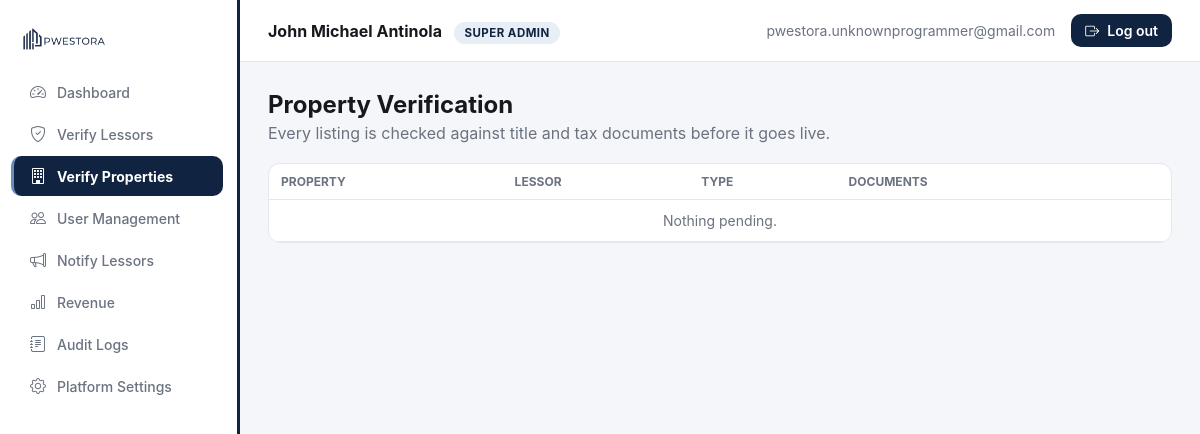
Page /dashboard.php?page=properties (signed in) on the earlier database version.
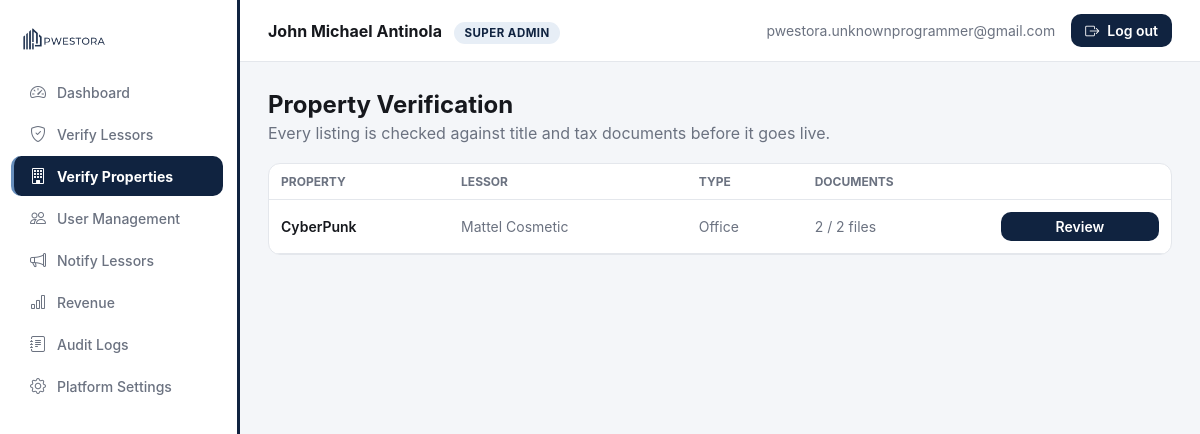
Same page on the later database version.
### tables this page shows
CREATE TABLE `properties` (
  `id` int(11) NOT NULL,
  `lessor_id` int(11) NOT NULL,
  `name` varchar(150) NOT NULL,
  `type` varchar(60) NOT NULL,
  `address` varchar(255) DEFAULT NULL,
  `latitude` decimal(10,7) DEFAULT NULL,
  `longitude` decimal(10,7) DEFAULT NULL,
  `asking_rent` decimal(12,2) DEFAULT NULL,
  `floor_area` varchar(255) DEFAULT NULL,
  `lease_term` varchar(255) DEFAULT NULL,
  `escalation` varchar(255) DEFAULT NULL,
  `description` text DEFAULT NULL,
  `status` enum('pending','verified','rejected') NOT NULL DEFAULT 'pending',
  `title_doc_path` varchar(255) DEFAULT NULL,
  `tax_dec_path` varchar(255) DEFAULT NULL,
  `photos_path` varchar(255) DEFAULT NULL,
  `created_at` datetime NOT NULL DEFAULT current_timestamp(),
  `occupancy_status` enum('available','occupied','reserved','under_maintenance') NOT NULL DEFAULT 'available',
  `building_name` varchar(150) DEFAULT NULL,
  `unit_number` varchar(50) DEFAULT NULL,
  `floor_level` varchar(50) DEFAULT NULL
);

CREATE TABLE `users` (
  `id` int(11) NOT NULL,
  `role` enum('lessor','superadmin','lessee') NOT NULL DEFAULT 'lessor',
  `status` enum('pending','active','suspended') NOT NULL DEFAULT 'pending',
  `company_name` varchar(150) DEFAULT NULL,
  `full_name` varchar(150) NOT NULL,
  `email` varchar(150) NOT NULL,
  `phone` varchar(30) DEFAULT NULL,
  `password_hash` varchar(255) NOT NULL,
  `api_token` varchar(64) DEFAULT NULL,
  `otp_code` varchar(6) DEFAULT NULL,
  `otp_expires_at` datetime DEFAULT NULL,
  `created_at` datetime NOT NULL DEFAULT current_timestamp(),
  `updated_at` datetime NOT NULL DEFAULT current_timestamp() ON UPDATE current_timestamp(),
  `avatar_url` varchar(255) DEFAULT NULL,
  `fcm_token` varchar(255) DEFAULT NULL
);

### public_html/includes/sidebar_nav.php (called while the page is built)
<?php
$NAV_BY_ROLE = [
    'lessor' => [
        ['id' => 'overview',      'label' => 'Dashboard',          'icon' => 'bi-speedometer2'],
        ['id' => 'listings',      'label' => 'My Properties',      'icon' => 'bi-building'],
        ['id' => 'applications',  'label' => 'Applications',       'icon' => 'bi-clipboard-check'],
        ['id' => 'tenants',       'label' => 'Tenants',            'icon' => 'bi-people'],
        ['id' => 'installments',  'label' => 'Installments',       'icon' => 'bi-wallet2'],
        ['id' => 'deposits',      'label' => 'Security Deposits',  'icon' => 'bi-shield-check'],
        ['id' => 'payments',      'label' => 'Rent Payments',      'icon' => 'bi-cash-coin'],
        ['id' => 'maintenance',   'label' => 'Maintenance',        'icon' => 'bi-tools'],
        ['id' => 'messages',      'label' => 'Messages',           'icon' => 'bi-chat-dots'],
        ['id' => 'violations',    'label' => 'Violations',         'icon' => 'bi-exclamation-triangle'],
        ['id' => 'analytics',     'label' => 'Analytics',          'icon' => 'bi-bar-chart'],
    ],
    'superadmin' => [
        ['id' => 'overview',    'label' => 'Dashboard',        'icon' => 'bi-speedometer2'],
        ['id' => 'lessors',     'label' => 'Verify Lessors',   'icon' => 'bi-shield-check'],
        ['id' => 'properties',  'label' => 'Verify Properties','icon' => 'bi-building'],
        ['id' => 'users',       'label' => 'User Management',  'icon' => 'bi-people'],
        ['id' => 'notify',      'label' => 'Notify Lessors',   'icon' => 'bi-megaphone'],
        ['id' => 'revenue',     'label' => 'Revenue',          'icon' => 'bi-bar-chart'],
        ['id' => 'audit',       'label' => 'Audit Logs',       'icon' => 'bi-journal-text'],
        ['id' => 'settings',    'label' => 'Platform Settings','icon' => 'bi-gear'],
    ],
];

### public_html/includes/auth.php (called while the page is built, shortened)
<?php
function current_user(): ?array {
    return $_SESSION['user'] ?? null;
}

### public_html/modules/properties.php (the view, shortened to what this page needs)
<?php
$pending = $pdo->query(
    'SELECT p.*, u.company_name AS lessor_name
     FROM properties p
     JOIN users u ON u.id = p.lessor_id
     WHERE p.status = "pending"
     ORDER BY p.created_at DESC'
)->fetchAll();
$docLabels = [
    'title_doc_path' => 'Land Title',
    'tax_dec_path'   => 'Tax Declaration',
];
?>
<h2 style="margin:0 0 4px;">Property Verification</h2>
<p style="color:var(--ink-500); margin:0 0 20px;">Every listing is checked against title and tax documents before it goes live.</p>
<div class="card" style="padding:0; overflow:hidden;">
  <div class="table-scroll">
  <table>
    <thead><tr><th>Property</th><th>Lessor</th><th>Type</th><th>Documents</th><th></th></tr></thead>
    <tbody>
      <?php if (!$pending): ?>
        <tr><td colspan="5" style="text-align:center; color:var(--ink-500);">Nothing pending.</td></tr>
      <?php else: foreach ($pending as $p):
          $docCount = 0;
          foreach ($docLabels as $key => $label) { if (!empty($p[$key])) $docCount++; }
      ?>
        <tr>
          <td style="font-weight:600;"><?= htmlspecialchars($p['name']) ?></td>
          <td style="color:var(--ink-500);"><?= htmlspecialchars($p['lessor_name']) ?></td>
          <td style="color:var(--ink-500);"><?= htmlspecialchars($p['type']) ?></td>
          <td style="color:var(--ink-500);"><?= $docCount ?> / <?= count($docLabels) ?> files</td>
          <td><a class="btn btn-primary" style="padding:6px 14px; display:inline-flex;"
                 href="/dashboard.php?page=properties&review=<?= $p['id'] ?>">Review</a></td>
        </tr>
      <?php endforeach; endif; ?>
    </tbody>
  </table>
  </div>
</div>

### public_html/includes/header.php (shortened to what this page needs)
<?php
require_once __DIR__ . '/sidebar_nav.php';
$nav = $NAV_BY_ROLE[$user['role']] ?? [];
$roleLabel = $user['role'] === 'superadmin' ? 'Super Admin' : 'Admin (Lessor)';
?>
<!DOCTYPE html>
<html lang="en">
<head>
<link rel="stylesheet" href="/assets/css/style.css?v=13">
<link rel="stylesheet" href="https://cdn.jsdelivr.net/npm/bootstrap-icons@1.11.3/font/bootstrap-icons.css">
</head>
<body>
<div class="app-shell">
  <aside class="sidebar" id="sidebar">
    <div class="brand"><img src="/assets/img/logo-web.png?v=2" alt="Pwestora"></div>
    <nav>
      <?php foreach ($nav as $item): ?>
        <a class="nav-item <?= $page === $item['id'] ? 'active' : '' ?>"
           href="/dashboard.php?page=<?= $item['id'] ?>">
          <i class="bi <?= $item['icon'] ?>"></i> <span><?= $item['label'] ?></span>
        </a>
      <?php endforeach; ?>
    </nav>
  </aside>
  <div class="main">
    <div class="topbar">
      <div class="who">
        <div style="min-width:0;">
          <strong><?= htmlspecialchars($user['company'] ?: $user['name']) ?></strong>
          <span class="role-pill" style="margin-left:8px;"><?= $roleLabel ?></span>
        </div>
      </div>
      <div class="right">
        <span class="email-full"><?= htmlspecialchars($user['email']) ?></span>
        <a href="/logout.php" class="btn btn-primary" style="padding:8px 14px;">
          <i class="bi bi-box-arrow-right"></i> <span class="d-none-mobile">Log out</span>
        </a>
      </div>
    </div>
    <div class="content">

Differences in the rows shown:
added properties: name "CyberPunk", lessor.company_name "Mattel Cosmetic", type "Office", docCount "2"
Other differences:
text no longer shown: "Nothing pending."
